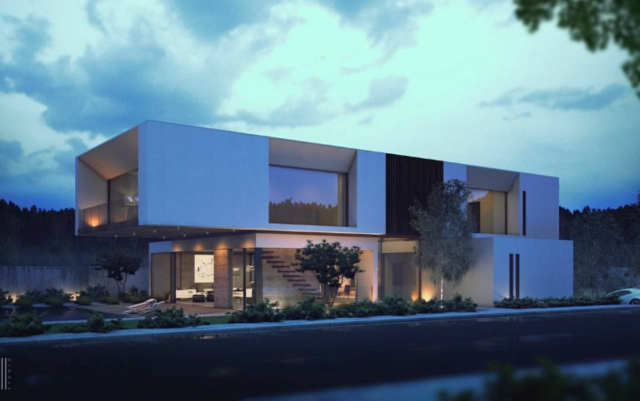
#> input picture Labs/lab1/Arch.jpg, 1280 x 801 px (shown at 1/2 size)
$ python question2.py
#> lines starting #> are read from the running program, lines starting #| are printed output that depends on the picture
from PIL import Image

# read a RGB Image
RGB_img = Image.open('Arch.jpg')
#> RGB_img is the input picture: PIL image 1280x801 RGB; mean R, G, B 92.8, 120, 137.3

# convert to a grey level image
Gray_img = RGB_img.convert('L')
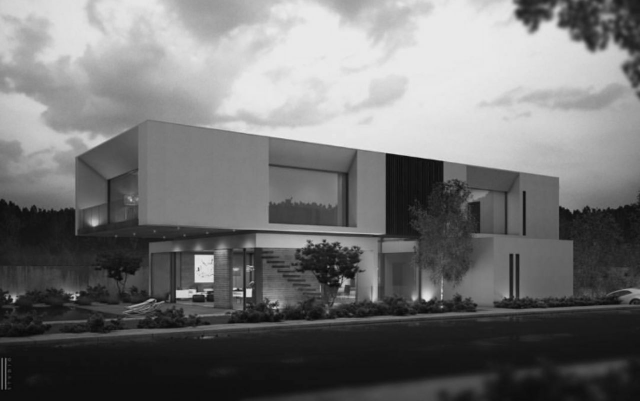
#> Gray_img: PIL image 1280x801 L (shown at 1/2 size); min 3, max 240, mean 113.8

# save as a PNG file
Gray_img.save("final_img.png")

# Resize the grey level image
img_resize = Gray_img.resize((Gray_img.width // 2, Gray_img.height // 2))
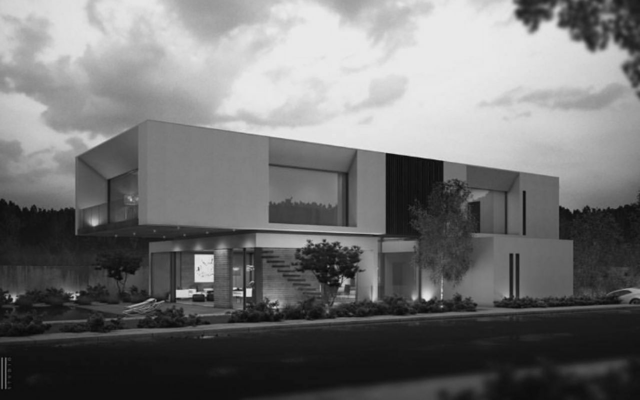
#> img_resize: PIL image 640x400 L; min 6, max 234, mean 113.8
img_resize.show()

$ run again, with Labs/lab1/parrot.png saved as Labs/lab1/Arch.jpg
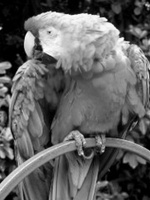
#> input picture Labs/lab1/parrot.png, 150 x 200 px
#> RGB_img is the input picture: PIL image 150x200 L; min 0, max 255, mean 97.1
#> `img_resize = Gray_img.resize((Gray_img.width // 2, Gray_img.height // ..`:
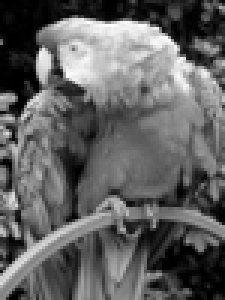
#> img_resize: PIL image 75x100 L (shown 3 times larger); min 0, max 254, mean 97.1
